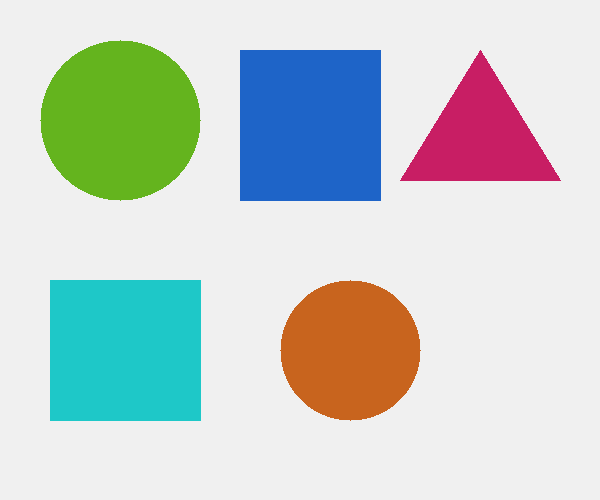
#> input picture Day-21/input_images/img03_mixed_shapes.png, 600 x 500 px
$ python 01_contour_detection.py
#> lines starting #> are read from the running program, lines starting #| are printed output that depends on the picture; after the words box and inside, x2 and y2 are one past the last pixel; in counts of white or black regions, pixels touching at a corner belong together
# ============================================================
#   Day 21 – Contour Detection Practice
#   - Find contours
#   - Draw contours
#   - Area & Perimeter
#   - Bounding Rectangle
#   - Minimum Enclosing Circle
# ============================================================

import cv2
import numpy as np
import os

INPUT  = '../input_images'
OUTPUT = '../output_images'
os.makedirs(OUTPUT, exist_ok=True)

def show_info(label, value):
    print(f"    {label:<25}: {value}")

# ── Load image ───────────────────────────────────────────────
img  = cv2.imread(os.path.join(INPUT, 'img03_mixed_shapes.png'))
#> img is the input picture: shape (500, 600, 3); mean B, G, R 204.6, 208.6, 197.4
gray = cv2.cvtColor(img, cv2.COLOR_BGR2GRAY)
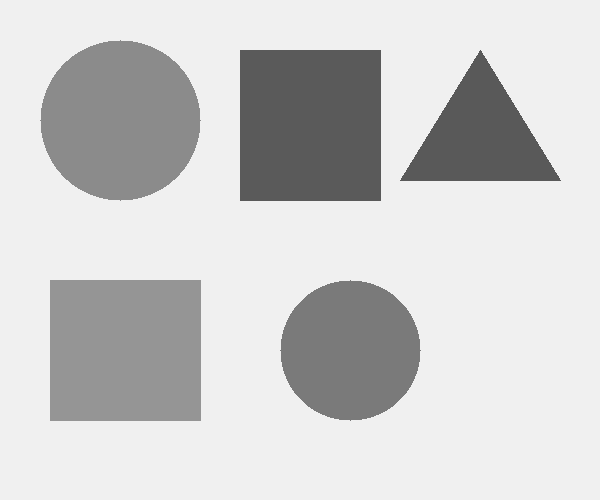
#> gray: shape (500, 600); min 89, max 240, mean 204.7

print("=" * 55)
print("  CONTOUR DETECTION PRACTICE")
print("=" * 55)
print(f"\n  Image shape: {img.shape}")
#|   Image shape: (500, 600, 3)

# ── Step 1: Threshold ────────────────────────────────────────
_, thresh = cv2.threshold(gray, 200, 255, cv2.THRESH_BINARY_INV)
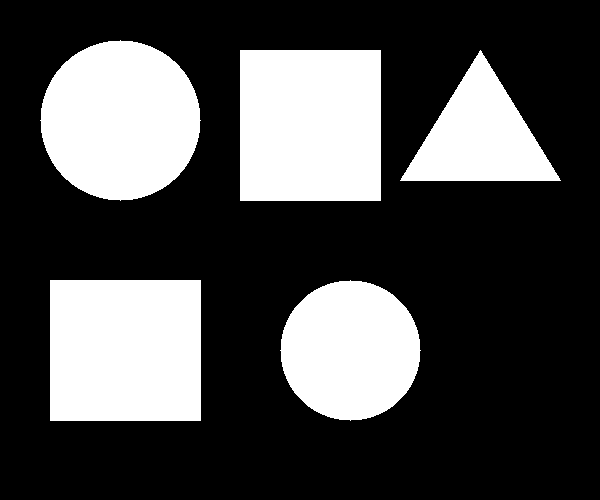
#> thresh: shape (500, 600); 29.5% white; 5 white regions
cv2.imwrite(os.path.join(OUTPUT, 'practice_01_threshold.png'), thresh)
print("\n✅ Step 1: Threshold applied")

# ── Step 2: Find Contours ────────────────────────────────────
contours, hierarchy = cv2.findContours(
    thresh, cv2.RETR_EXTERNAL, cv2.CHAIN_APPROX_SIMPLE
)
#> contours = 5 contours; box (x1, y1, x2, y2) and area: (50, 280, 201, 421) 21000, (240, 50, 381, 201) 21000, (40, 40, 201, 201) 19854, (280, 280, 421, 421) 15176, (400, 50, 561, 181) 10400
print(f"✅ Step 2: Found {len(contours)} contours")
#| ✅ Step 2: Found 5 contours

# ── Step 3: Draw All Contours ────────────────────────────────
all_contours = img.copy()
cv2.drawContours(all_contours, contours, -1, (0, 255, 0), 2)
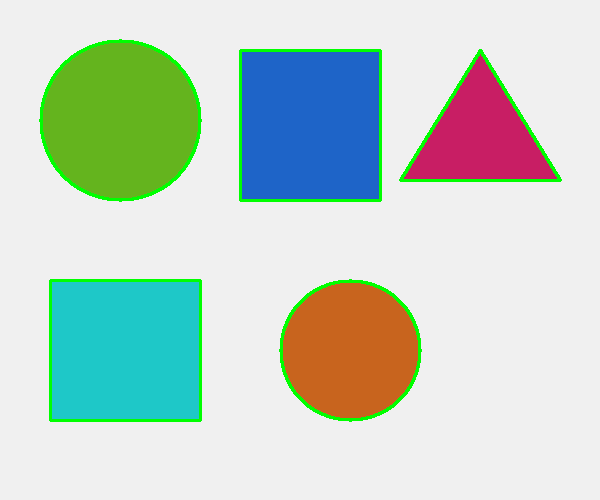
#> all_contours: shape (500, 600, 3); 2.76% of pixels changed, all inside (x1, y1, x2, y2) = (39, 39, 562, 422)
cv2.imwrite(os.path.join(OUTPUT, 'practice_02_all_contours.png'), all_contours)
print("✅ Step 3: All contours drawn (green)")

# ── Step 4: Area & Perimeter ─────────────────────────────────
print("\n  Contour Properties:")
print(f"  {'#':<4} {'Area':>10} {'Perimeter':>12} {'Aspect Ratio':>14}")
print("  " + "-" * 42)

for i, cnt in enumerate(contours):
    area = cv2.contourArea(cnt)
    if area < 500:
        continue
    peri  = cv2.arcLength(cnt, True)
    x,y,w,h = cv2.boundingRect(cnt)
    ar    = round(w/h, 2)
    print(f"  {i+1:<4} {area:>10.1f} {peri:>12.1f} {ar:>14}")
#> this loop made 5 passes
#> (area, peri, x, y, w, h, ar) on passes 1, 3, 5: (15176, 461.6, 280, 280, 141, 141, 1), (10400, 486.3, 400, 50, 161, 131, 1.23), (19854, 529.9, 40, 40, 161, 161, 1)
#> (cnt, area, peri, x, y, w, h, ar) on passes 2, 4: ([[50, 280], [50, 420], [200, 420], [200, 280]], 21000, 580, 50, 280, 151, 141, 1.07), ([[240, 50], [240, 200], [380, 200], [380, 50]], 21000, 580, 240, 50, 141, 151, 0.93)
#|   1       15176.0        461.6            1.0
#|   2       21000.0        580.0           1.07
#|   3       10400.0        486.3           1.23
#|   4       21000.0        580.0           0.93
#|   5       19854.0        529.9            1.0

# ── Step 5: Bounding Rectangles ──────────────────────────────
bounding = img.copy()
for cnt in contours:
    if cv2.contourArea(cnt) < 500:
        continue
    x, y, w, h = cv2.boundingRect(cnt)
    cv2.rectangle(bounding, (x, y), (x+w, y+h), (0, 0, 255), 2)
#> this loop made 5 passes
#> (x, y, w, h) on passes 1, 3, 5: (280, 280, 141, 141), (400, 50, 161, 131), (40, 40, 161, 161)
#> (cnt, x, y, w, h) on passes 2, 4: ([[50, 280], [50, 420], [200, 420], [200, 280]], 50, 280, 151, 141), ([[240, 50], [240, 200], [380, 200], [380, 50]], 240, 50, 141, 151)
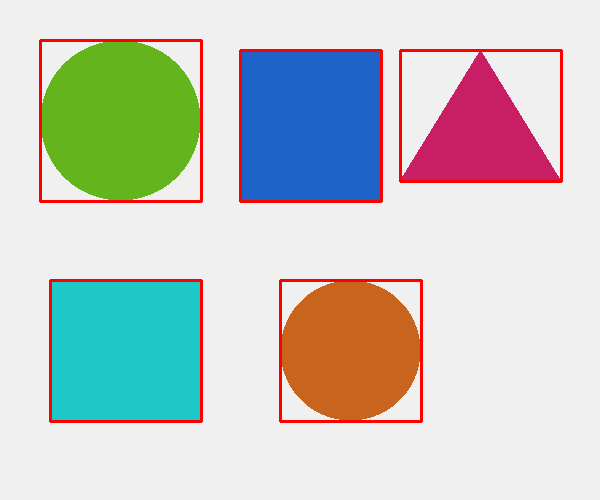
#> bounding: shape (500, 600, 3); 2.95% of pixels changed, all inside (x1, y1, x2, y2) = (39, 39, 563, 423)
cv2.imwrite(os.path.join(OUTPUT, 'practice_03_bounding_rect.png'), bounding)
print("\n✅ Step 5: Bounding rectangles drawn (red)")

# ── Step 6: Minimum Enclosing Circle ─────────────────────────
enclosing = img.copy()
for cnt in contours:
    if cv2.contourArea(cnt) < 500:
        continue
    (cx, cy), radius = cv2.minEnclosingCircle(cnt)
    cv2.circle(enclosing, (int(cx), int(cy)), int(radius), (255, 0, 0), 2)
    cv2.circle(enclosing, (int(cx), int(cy)), 4, (255, 0, 0), -1)
#> this loop made 5 passes
#> (cx, cy, radius) on passes 1, 3, 5: (350, 350, 70), (480, 139.6, 89.62), (120, 120, 80)
#> (cnt, cx, cy, radius) on passes 2, 4: ([[50, 280], [50, 420], [200, 420], [200, 280]], 125, 350, 102.6), ([[240, 50], [240, 200], [380, 200], [380, 50]], 310, 125, 102.6)
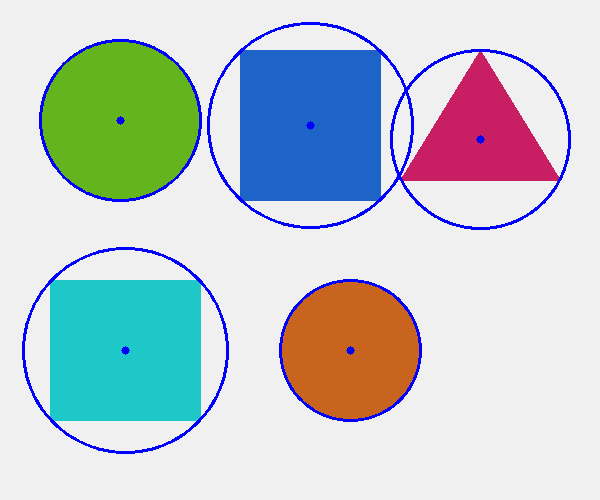
#> enclosing: shape (500, 600, 3); 2.83% of pixels changed, all inside (x1, y1, x2, y2) = (22, 22, 571, 454)
cv2.imwrite(os.path.join(OUTPUT, 'practice_04_enclosing_circle.png'), enclosing)
print("✅ Step 6: Minimum enclosing circles drawn (blue)")

# ── Step 7: Combined Output ──────────────────────────────────
combined = img.copy()
for cnt in contours:
    if cv2.contourArea(cnt) < 500:
        continue
    # Green contour
    cv2.drawContours(combined, [cnt], -1, (0, 255, 0), 2)
    # Red bounding rect
    x, y, w, h = cv2.boundingRect(cnt)
    cv2.rectangle(combined, (x, y), (x+w, y+h), (0, 0, 255), 2)
    # Blue enclosing circle
    (cx, cy), r = cv2.minEnclosingCircle(cnt)
    cv2.circle(combined, (int(cx), int(cy)), int(r), (255, 0, 0), 2)
    # Area label
    area = cv2.contourArea(cnt)
    cv2.putText(combined, f'A={int(area)}',
                (x, y - 8), cv2.FONT_HERSHEY_SIMPLEX, 0.45, (0,0,0), 1)
#> this loop made 5 passes
#> (x, y, w, h, cx, cy, r, area) on passes 1, 3, 5: (280, 280, 141, 141, 350, 350, 70, 15176), (400, 50, 161, 131, 480, 139.6, 89.62, 10400), (40, 40, 161, 161, 120, 120, 80, 19854)
#> (cnt, x, y, w, h, cx, cy, r) on passes 2, 4: ([[50, 280], [50, 420], [200, 420], [200, 280]], 50, 280, 151, 141, 125, 350, 102.6), ([[240, 50], [240, 200], [380, 200], [380, 50]], 240, 50, 141, 151, 310, 125, 102.6)
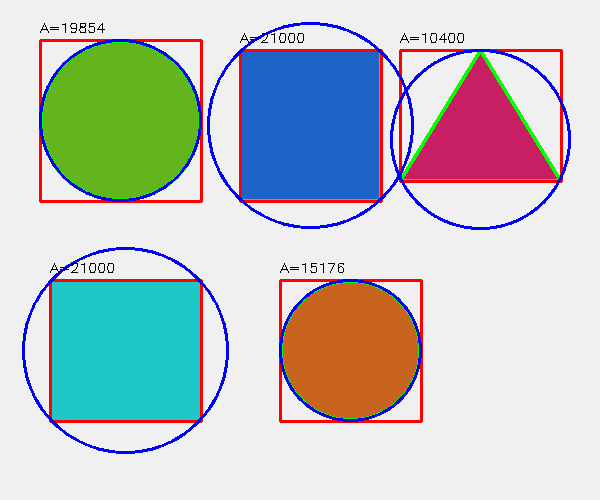
#> combined: shape (500, 600, 3); 6.46% of pixels changed, all inside (x1, y1, x2, y2) = (22, 22, 571, 454)

cv2.imwrite(os.path.join(OUTPUT, 'practice_05_combined.png'), combined)
print("✅ Step 7: Combined output saved")

print("\n✅ All practice outputs saved to output_images/")

$ run again, with Day-21/input_images/img01_basic_shapes.png copied over Day-21/input_images/img03_mixed_shapes.png
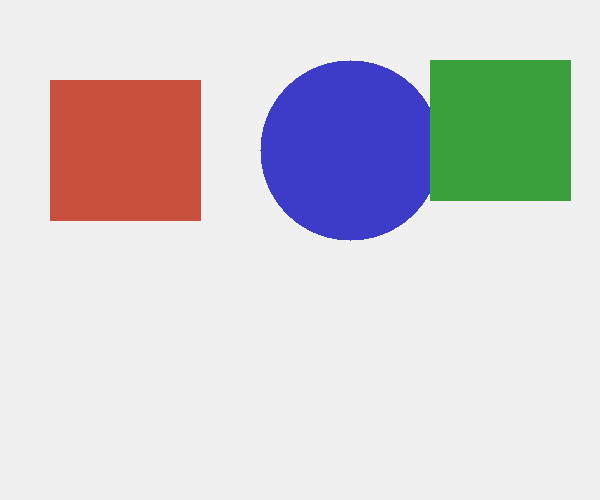
#> input picture Day-21/input_images/img01_basic_shapes.png, 600 x 500 px
#> img is the input picture: shape (500, 600, 3); mean B, G, R 212, 208.4, 210.3
#|   Image shape: (500, 600, 3)
#> `_, thresh = cv2.threshold(gray, 200, 255, cv2.THRESH_BINARY_INV)`:
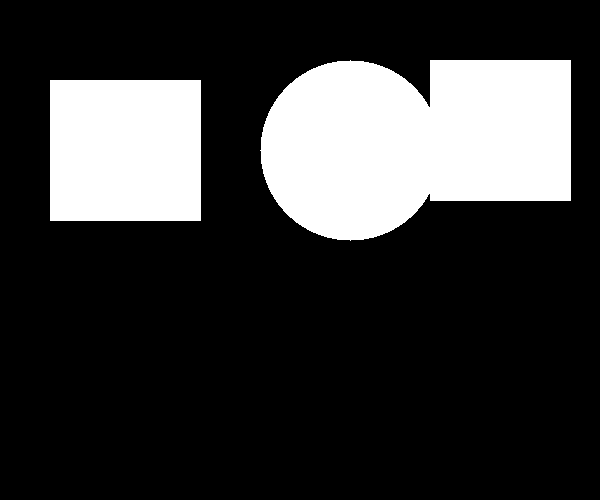
#> thresh: shape (500, 600); 22% white; 2 white regions
#> contours = 2 contours; box (x1, y1, x2, y2) and area: (260, 60, 571, 241) 44282, (50, 80, 201, 221) 21000
#| ✅ Step 2: Found 2 contours
#> all_contours: shape (500, 600, 3); 1.6% of pixels changed, all inside (x1, y1, x2, y2) = (49, 59, 572, 242)
#> the loop `for i, cnt in enumerate(contours):` made 2 passes
#> (cnt, area, peri, x, y, w, h, ar) on pass 1: ([[50, 80], [50, 220], [200, 220], [200, 80]], 21000, 580, 50, 80, 151, 141, 1.07)
#> (printed output is left out)
#> the loop `for cnt in contours:` made 2 passes
#> (cnt, x, y, w, h) on pass 1: ([[50, 80], [50, 220], [200, 220], [200, 80]], 50, 80, 151, 141)
#> the loop `for cnt in contours:` made 2 passes
#> (cnt, cx, cy, radius) on pass 1: ([[50, 80], [50, 220], [200, 220], [200, 80]], 125, 150, 102.6)
#> the loop `for cnt in contours:` made 2 passes
#> (cnt, x, y, w, h, cx, cy, r) on pass 1: ([[50, 80], [50, 220], [200, 220], [200, 80]], 50, 80, 151, 141, 125, 150, 102.6)
#> after the loop `for cnt in contours:`:
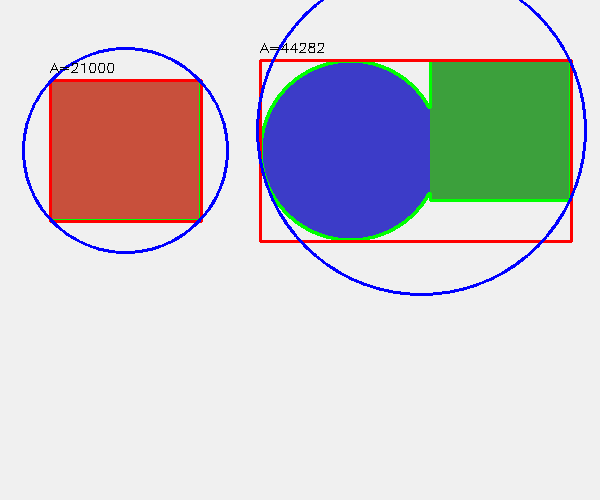
#> combined: shape (500, 600, 3); 3.82% of pixels changed, all inside (x1, y1, x2, y2) = (22, 0, 587, 296)

$ run again, with Day-21/input_images/img04_polygons.png copied over Day-21/input_images/img03_mixed_shapes.png
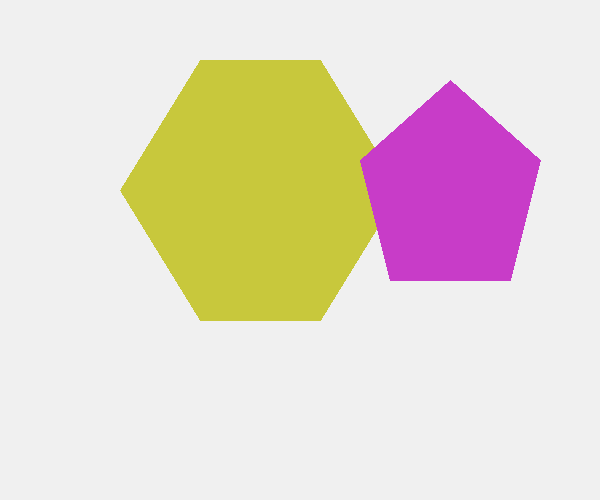
#> input picture Day-21/input_images/img04_polygons.png, 600 x 500 px
#> img is the input picture: shape (500, 600, 3); mean B, G, R 206.2, 218, 229.8
#|   Image shape: (500, 600, 3)
#> `_, thresh = cv2.threshold(gray, 200, 255, cv2.THRESH_BINARY_INV)`:
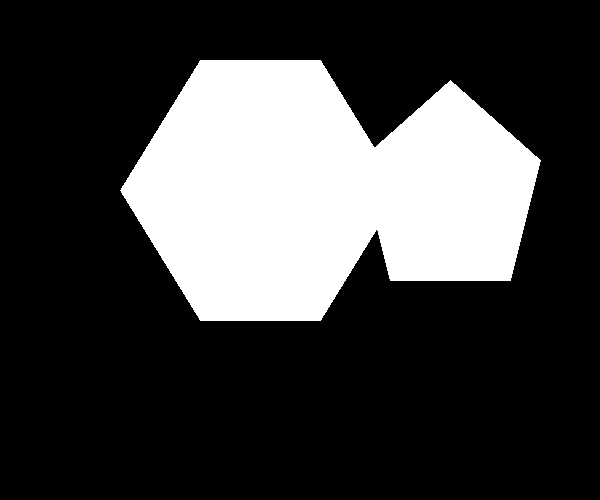
#> thresh: shape (500, 600); 25.4% white; 1 white region
#> contours = 1 contour; box (x1, y1, x2, y2) and area: (120, 60, 541, 321) 75638
#| ✅ Step 2: Found 1 contours
#> all_contours: shape (500, 600, 3); 1.44% of pixels changed, all inside (x1, y1, x2, y2) = (119, 59, 542, 322)
#> the loop `for i, cnt in enumerate(contours):` made 1 pass
#> (area, peri, x, y, w, h, ar) on pass 1: (75638.5, 1326, 120, 60, 421, 261, 1.61)
#> (printed output is left out)
#> the loop `for cnt in contours:` made 1 pass
#> (x, y, w, h) on pass 1: (120, 60, 421, 261)
#> the loop `for cnt in contours:` made 1 pass
#> (cx, cy, radius) on pass 1: (330, 175, 210.5)
#> the loop `for cnt in contours:` made 1 pass
#> (x, y, w, h, cx, cy, r, area) on pass 1: (120, 60, 421, 261, 330, 175, 210.5, 75638.5)
#> after the loop `for cnt in contours:`:
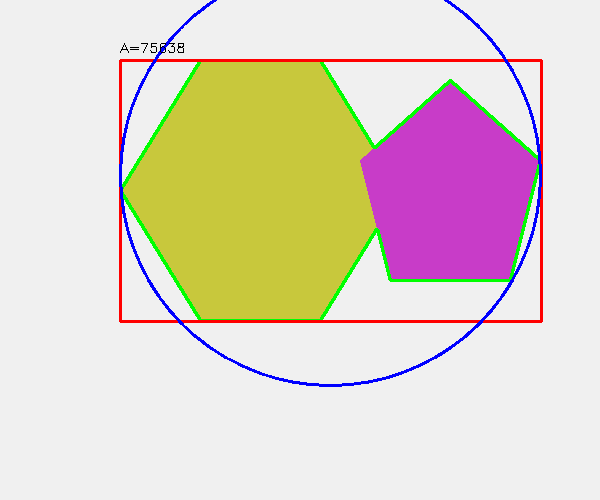
#> combined: shape (500, 600, 3); 3.63% of pixels changed, all inside (x1, y1, x2, y2) = (119, 0, 543, 387)
